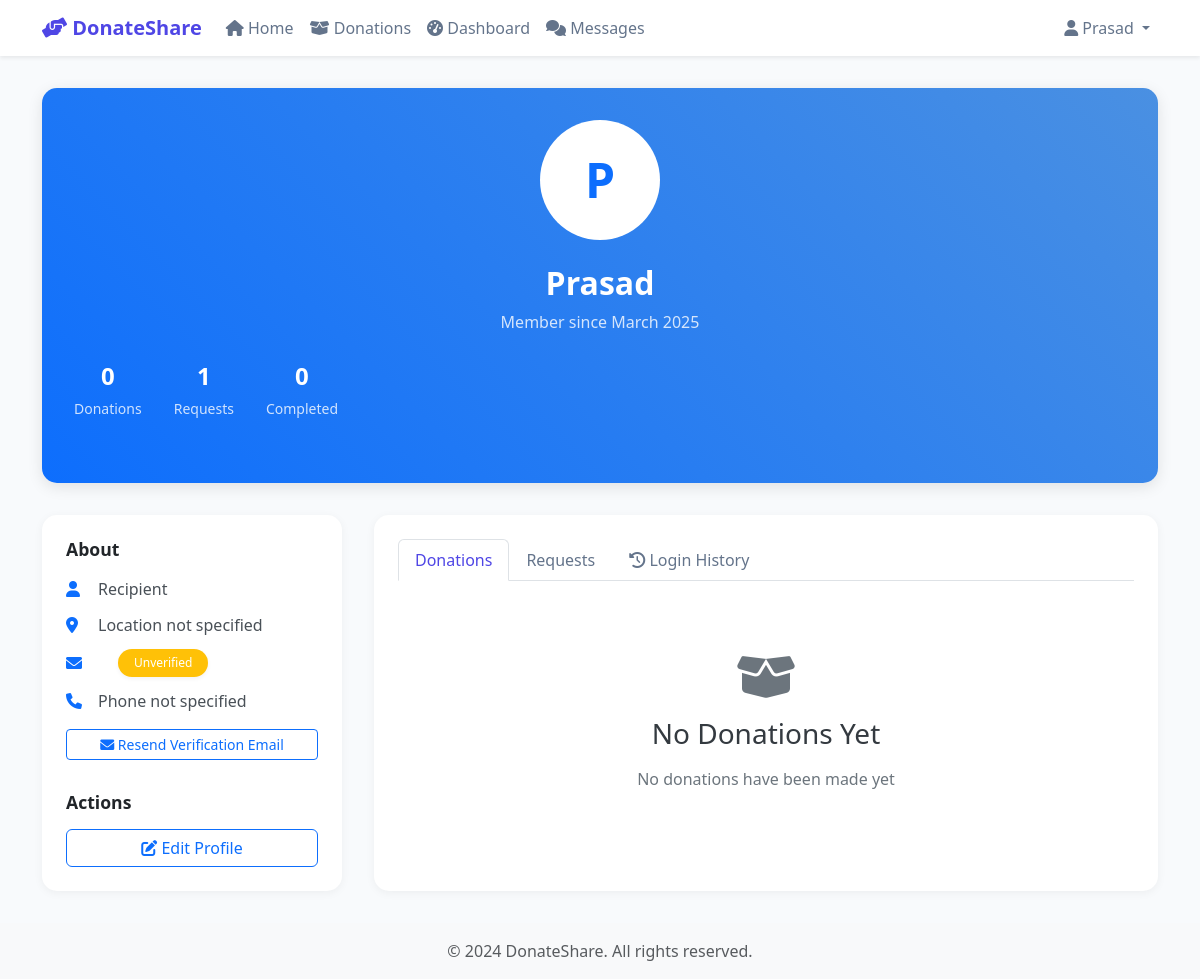
Screenshot of /profile/ (signed in) with the database file from the repository.
### chat/models.py (models this page shows, shortened)
class UserProfile(models.Model):
    user = models.OneToOneField(User, on_delete=models.CASCADE)
    user_type = models.CharField(max_length=20, choices=[
        ('DONOR', 'Donor'),
        ('RECIPIENT', 'Recipient'),
        ('ORGANIZATION', 'Organization'),
        ('ADMIN', 'Admin'),
    ])
    profile_info = models.TextField(blank=True, null=True)
    phone = models.CharField(max_length=15, blank=True, null=True)
    location = models.CharField(max_length=100, blank=True, null=True)
    email_notifications = models.BooleanField(default=True)
    email_verified = models.BooleanField(default=False)

### chat/views/auth_views.py (the view)
# urls.py: path('profile/', views.profile, name='profile'),
@login_required
def profile(request):
    try:
        user_profile = request.user.userprofile
    except UserProfile.DoesNotExist:
        user_profile = UserProfile.objects.create(
            user=request.user,
            user_type='RECIPIENT'  # Default type
        )
        messages.info(request, 'A default profile has been created for you. Please update your information.')
    context = {
        'profile': user_profile,
        'donation_count': user_profile.user.donations.count(),
        'request_count': user_profile.user.pickup_requests.count(),
        'completed_count': user_profile.user.pickup_requests.filter(status='COMPLETED').count(),
        'donations': user_profile.user.donations.order_by('-donation_date')[:6],
        'requests': user_profile.user.pickup_requests.order_by('-request_date')[:6]
    }
    return render(request, 'chat/profile.html', context)

### templates/chat/profile.html (shortened to what this page needs)
{% extends 'base.html' %}
{% load static %}
{% block content %}
<div class="container">
    <div class="profile-container">
        <div class="profile-header">
            <div class="text-center">
                <div class="profile-avatar mx-auto">
                    {{ profile.user.username|make_list|first|upper }}
                </div>
                <h1 class="profile-name">{{ profile.user.username }}</h1>
                <p class="profile-meta">
                    Member since {{ profile.user.date_joined|date:"F Y" }}
                </p>
                <div class="profile-stats">
                    <div class="stat-item">
                        <div class="stat-value">{{ donation_count }}</div>
                        <div class="stat-label">Donations</div>
                    </div>
                    <div class="stat-item">
                        <div class="stat-value">{{ request_count }}</div>
                        <div class="stat-label">Requests</div>
                    </div>
                    <div class="stat-item">
                        <div class="stat-value">{{ completed_count }}</div>
                        <div class="stat-label">Completed</div>
                    </div>
                </div>
            </div>
        </div>
        <div class="profile-content">
            <div class="profile-sidebar">
                <div class="sidebar-section">
                    <h3 class="sidebar-title">About</h3>
                    <ul class="info-list">
                        <li class="info-item">
                            <i class="fas fa-user"></i>
                            <span>{{ profile.get_user_type_display }}</span>
                        </li>
                        <li class="info-item">
                            <i class="fas fa-map-marker-alt"></i>
                            <span>{{ profile.location|default:"Location not specified" }}</span>
                        </li>
                        <li class="info-item">
                            <i class="fas fa-envelope"></i>
                            {% if profile.email_verified %}
                            <span class="badge bg-success ms-2">Verified</span>
                            {% else %}
                            <span class="badge bg-warning ms-2">Unverified</span>
                            {% endif %}
                        </li>
                        <li class="info-item">
                            <i class="fas fa-phone"></i>
                            <span>{{ profile.phone|default:"Phone not specified" }}</span>
                        </li>
                    </ul>
                    {% if user == profile.user and not profile.email_verified %}
                    <div class="mt-3">
                        <form method="post" action="{% url 'chat:resend_verification' %}">
                            <button type="submit" class="btn btn-outline-primary btn-sm w-100">
                                <i class="fas fa-envelope"></i> Resend Verification Email
                            </button>
                        </form>
                    </div>
                    {% endif %}
                </div>
                {% if user == profile.user %}
                <div class="sidebar-section">
                    <h3 class="sidebar-title">Actions</h3>
                    <div class="d-grid gap-2">
                        <a href="{% url 'chat:profile_edit' %}" class="btn btn-outline-primary">
                            <i class="fas fa-edit"></i> Edit Profile
                        </a>
                    </div>
                </div>
                {% endif %}
            </div>
            <div class="profile-main">
                <ul class="nav nav-tabs" role="tablist">
                    <li class="nav-item">
                        <a class="nav-link active"
                           data-bs-toggle="tab"
                           href="#donations"
                           role="tab">
                            Donations
                        </a>
                    </li>
                    <li class="nav-item">
                        <a class="nav-link"
                           data-bs-toggle="tab"
                           href="#requests"
                           role="tab">
                            Requests
                        </a>
                    </li>
                    <li class="nav-item">
                        <a class="nav-link" data-bs-toggle="tab" href="#login-history" role="tab">
                            <i class="fas fa-history"></i> Login History
                        </a>
                    </li>
                </ul>
                <div class="tab-content">
                    <div class="tab-pane fade show active" id="donations" role="tabpanel">
                        {% if donations %}
                        <div class="donation-grid">
                            {% for donation in donations %}
                            <div class="donation-card">
                                {% if donation.image %}
                                <img src="{{ donation.image.url }}"
                                     alt="{{ donation.title }}"
                                     class="donation-image">
                                {% endif %}
                                <div class="donation-content">
                                    <h5 class="donation-title">{{ donation.title }}</h5>
                                    <div class="donation-meta">
                                        <i class="fas fa-tag"></i> {{ donation.category.name }}
                                        <br>
                                        <i class="fas fa-clock"></i> {{ donation.created_at|timesince }} ago
                                    </div>
                                    <a href="{% url 'chat:donation_detail' donation.id %}"
                                       class="btn btn-outline-primary btn-sm w-100">
                                        View Details
                                    </a>
                                </div>
                            </div>
                            {% endfor %}
                        </div>
                        {% else %}
                        <div class="empty-state">
                            <i class="fas fa-box-open"></i>
                            <h3>No Donations Yet</h3>
                            {% if user == profile.user and profile.user_type == 'DONOR' %}
                            <p>Start sharing items with your community</p>
                            <a href="{% url 'chat:donation_create' %}" class="btn btn-primary">
                                <i class="fas fa-plus"></i> Create Donation
                            </a>
                            {% else %}
                            <p>No donations have been made yet</p>
                            {% endif %}
                        </div>
                        {% endif %}
                    </div>
                </div>
            </div>
        </div>
    </div>
</div>
{% endblock %}

### templates/base.html (shortened to what this page needs)
{% load static %}
<!DOCTYPE html>
<html lang="en">
<head>
    <link href="https://cdn.jsdelivr.net/npm/bootstrap@5.3.0/dist/css/bootstrap.min.css" rel="stylesheet">
    <link href="https://cdnjs.cloudflare.com/ajax/libs/font-awesome/6.0.0/css/all.min.css" rel="stylesheet">
    <link href="{% static 'css/style.css' %}" rel="stylesheet">
</head>
<body>
    <nav class="navbar navbar-expand-lg navbar-light bg-light shadow-sm">
        <div class="container">
            <a class="navbar-brand" href="{% url 'home' %}">
                <i class="fas fa-hands-helping"></i> DonateShare
            </a>
            <div class="collapse navbar-collapse" id="navbarNav">
                <ul class="navbar-nav me-auto">
                    <li class="nav-item">
                        <a class="nav-link {% if request.resolver_match.url_name == 'home' %}active{% endif %}"
                           href="{% url 'home' %}">
                            <i class="fas fa-home"></i> Home
                        </a>
                    </li>
                    <li class="nav-item">
                        <a class="nav-link {% if request.resolver_match.url_name == 'donation_list' %}active{% endif %}"
                           href="{% url 'chat:donation_list' %}">
                            <i class="fas fa-box-open"></i> Donations
                        </a>
                    </li>
                    {% if user.is_authenticated %}
                    <li class="nav-item">
                        <a class="nav-link {% if request.resolver_match.url_name == 'dashboard' %}active{% endif %}"
                           href="{% url 'chat:dashboard' %}">
                            <i class="fas fa-tachometer-alt"></i> Dashboard
                        </a>
                    </li>
                    <li class="nav-item">
                        <a class="nav-link {% if request.resolver_match.url_name == 'chat_list' %}active{% endif %}"
                           href="{% url 'chat:chat_list' %}">
                            <i class="fas fa-comments"></i> Messages
                        </a>
                    </li>
                    {% endif %}
                </ul>
                <ul class="navbar-nav">
                    {% if user.is_authenticated %}
                    <li class="nav-item dropdown">
                        <a class="nav-link dropdown-toggle" href="#" id="userDropdown" role="button"
                           data-bs-toggle="dropdown">
                            <i class="fas fa-user"></i> {{ user.username }}
                        </a>
                    </li>
                    {% endif %}
                </ul>
            </div>
        </div>
    </nav>
    {% block content %}{% endblock %}
    <footer class="footer mt-auto py-3 bg-light">
        <div class="container text-center">
            <span class="text-muted">© 2024 DonateShare. All rights reserved.</span>
        </div>
    </footer>
</body>
</html>

### static/css/style.css (style rules this page uses)
:root { --primary-color: #4f46e5; --primary-dark: #4338ca; --primary-light: #818cf8; --secondary-color: #10b981; --secondary-dark: #059669; --secondary-light: #34d399; --background-light: #f8fafc; --background-dark: #1e293b; --text-primary: #1e293b; --text-secondary: #64748b; --text-light: #f8fafc; --border-color: #e2e8f0; --shadow-sm: 0 1px 2px rgba(0, 0, 0, 0.05); --shadow-md: 0 4px 6px -1px rgba(0, 0, 0, 0.1); --shadow-lg: 0 10px 15px -3px rgba(0, 0, 0, 0.1); }
body { color: var(--text-primary); background-color: var(--background-light); }
.navbar { background-color: white !important; box-shadow: var(--shadow-sm); }
.navbar-brand { color: var(--primary-color) !important; font-weight: 600; }
.nav-link { color: var(--text-secondary) !important; transition: color 0.2s ease; }
.nav-link:hover, .nav-link.active { color: var(--primary-color) !important; }
.badge { padding: 0.5rem 1rem; border-radius: 2rem; font-weight: 500; transition: all 0.2s ease; box-shadow: 0 2px 4px rgba(0, 0, 0, 0.05); color: white; }

### templates/chat/profile.html (style rules this page uses)
.profile-container { max-width: 1200px; margin: 0 auto; padding: 2rem 0; }
.profile-header { background: linear-gradient(45deg, var(--bs-primary), #4a90e2); color: white; padding: 2rem; border-radius: 15px; margin-bottom: 2rem; box-shadow: 0 4px 15px rgba(0,0,0,0.1); }
.profile-avatar { width: 120px; height: 120px; border-radius: 50%; background: white; color: var(--bs-primary); display: flex; align-items: center; justify-content: center; font-size: 3rem; font-weight: 600; margin-bottom: 1.5rem; }
.profile-name { font-size: 2rem; font-weight: 600; margin-bottom: 0.5rem; }
.profile-meta { opacity: 0.8; margin-bottom: 1.5rem; }
.profile-stats { display: flex; gap: 2rem; margin-bottom: 2rem; }
.stat-item { text-align: center; }
.stat-value { font-size: 1.5rem; font-weight: 600; margin-bottom: 0.25rem; }
.stat-label { color: rgba(255, 255, 255, 0.8); font-size: 0.875rem; }
.profile-content { display: grid; grid-template-columns: 300px 1fr; gap: 2rem; }
.profile-sidebar { background: white; border-radius: 15px; box-shadow: 0 2px 10px rgba(0,0,0,0.05); padding: 1.5rem; }
.sidebar-section { margin-bottom: 2rem; }
.sidebar-section:last-child { margin-bottom: 0; }
.sidebar-title { font-size: 1.1rem; font-weight: 600; margin-bottom: 1rem; color: #212529; }
.info-list { list-style: none; padding: 0; margin: 0; }
.info-item { display: flex; align-items: center; gap: 0.75rem; margin-bottom: 0.75rem; color: #495057; }
.info-item i { color: var(--bs-primary); width: 20px; }
.profile-main { background: white; border-radius: 15px; box-shadow: 0 2px 10px rgba(0,0,0,0.05); padding: 1.5rem; }
.tab-content { margin-top: 1.5rem; }
.empty-state { text-align: center; padding: 3rem; }
.empty-state i { font-size: 3rem; color: #6c757d; margin-bottom: 1rem; }
.empty-state h3 { margin-bottom: 1rem; color: #343a40; }
.empty-state p { color: #6c757d; margin-bottom: 1.5rem; }

### rows the page displays
UserProfile: user.username|make_list "P", user.username "Prasad", user.date_joined "March 2025", user_type "Recipient", location "Location not specified", phone "Phone not specified"

### other values shown
{{ user.username }} "Prasad"
{{ donation_count }} "0"
{{ request_count }} "1"
{{ completed_count }} "0"
